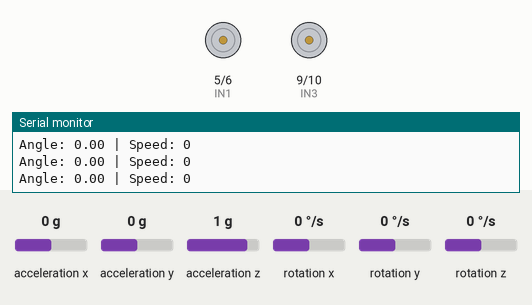
Simulated run of this sketch. Board: Arduino Uno, built with avr-gcc and run on an emulated ATmega328P. On the bench: motor-driver pin pairs drawn as motors (green arrow = first pin HIGH = forward, orange = second pin HIGH = backward, longer = more drive, scaled by the enable pin), the last lines printed to the serial monitor. The test bench sets the inputs (shaded band); at power-on: acceleration x 0 g, rotation y 0 °/s, acceleration z 1 g, acceleration y 0 g, rotation x 0 °/s, rotation z 0 °/s.

Above: at 1.8 s.
1.9 s: acceleration x set to -1.4 g
At 2.9 s:
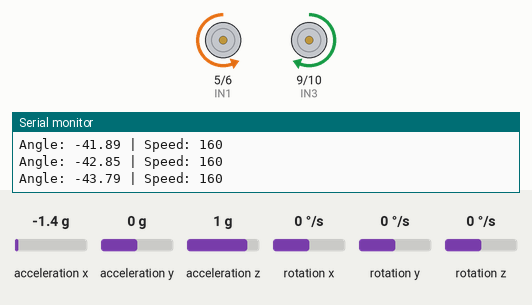
3.4 s: rotation y set to 100 °/s
At 5.7 s:
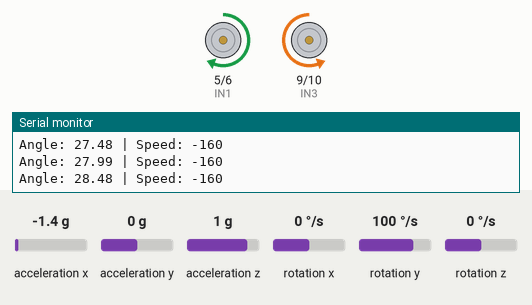
6.0 s: acceleration z set to -1.4 g
At 8.69 s:
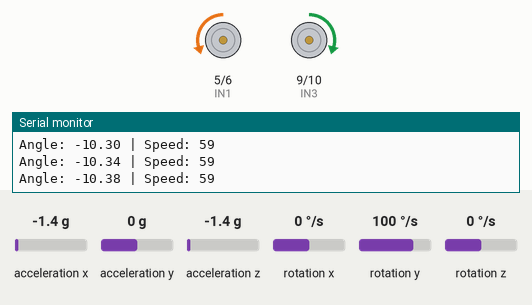
9.0 s: acceleration x set to -0.8 g
12.0 s: rotation y set to -100 °/s
Timing chart, 0 to 14.5 s (numbered marks = the images above; inputs shaded):
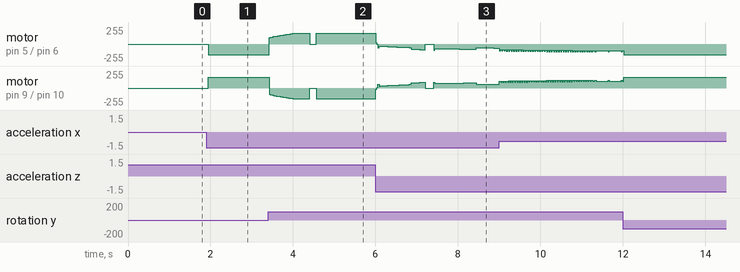

The sketch:

Self_Balancing_Robot.ino
```cpp
#include <Wire.h>
#include <MPU6050.h>

MPU6050 mpu;

// Motor driver pins
#define ENA 3   // PWM control for left motor
#define IN1 5   // Left motor direction
#define IN2 6
#define ENB 11  // PWM control for right motor
#define IN3 9   // Right motor direction
#define IN4 10

// PID variables
float Kp = 5.0;  // Proportional gain
float Ki = 0.1;   // Integral gain
float Kd = 5.0;  // Derivative gain

float setpoint = 0;  // Target angle (balanced position)
float angle, error, prevError = 0, integral = 0, derivative;
int motorSpeed;

// Angle calculation using accelerometer and gyroscope (complementary filter)
float accelAngle, gyroRate, filteredAngle;
unsigned long previousTime = 0;
float dt = 0.01;  // Loop time in seconds (10 ms)

long ax_offset = 0, az_offset = 0;
float initialAngle = 0;

// Function to control motor speed and direction
void setMotorSpeed(int speed) {
  int absSpeed = abs(speed);
  absSpeed = constrain(absSpeed, 0, 160);

  if (speed > 0) {
    digitalWrite(IN1, LOW);
    digitalWrite(IN2, HIGH);
    digitalWrite(IN3, HIGH);
    digitalWrite(IN4, LOW);
  } else {
    digitalWrite(IN1, HIGH);
    digitalWrite(IN2, LOW);
    digitalWrite(IN3, LOW);
    digitalWrite(IN4, HIGH);
  }

  analogWrite(ENA, absSpeed);
  analogWrite(ENB, absSpeed);
}

// Function to calibrate the MPU6050 sensor
void calibrateMPU() {
  long axSum = 0, azSum = 0;
  int samples = 100;

  for (int i = 0; i < samples; i++) {
    int16_t ax, ay, az;
    mpu.getAcceleration(&ax, &ay, &az);
    axSum += ax;
    azSum += az;
    delay(5);
  }

  ax_offset = axSum / samples;
  az_offset = azSum / samples;
}

void setup() {
  Serial.begin(9600);
  Wire.begin();
  mpu.initialize();

  pinMode(ENA, OUTPUT);
  pinMode(IN1, OUTPUT);
  pinMode(IN2, OUTPUT);
  pinMode(ENB, OUTPUT);
  pinMode(IN3, OUTPUT);
  pinMode(IN4, OUTPUT);

  if (!mpu.testConnection()) {
    Serial.println("MPU6050 connection failed!");
    while (1)
      ;
  }
  Serial.println("MPU6050 initialized.");

  // Calibrate the sensor
  calibrateMPU();

  // Capture the initial tilt as baseline
  int16_t ax, ay, az;
  mpu.getAcceleration(&ax, &ay, &az);
  initialAngle = atan2(ax - ax_offset, az - az_offset) * 180 / PI;
}

void loop() {
  int16_t ax, ay, az, gx, gy, gz;
  mpu.getMotion6(&ax, &ay, &az, &gx, &gy, &gz);

  // Calculate tilt angle using accelerometer
  accelAngle = atan2(ax - ax_offset, az - az_offset) * 180 / PI;

  // Calculate angular velocity using gyroscope
  gyroRate = gy / 131.0;  // Convert to degrees per second

  // Implement complementary filter for better angle estimation
  unsigned long currentTime = micros();
  dt = (currentTime - previousTime) / 1000000.0;  // Time in seconds
  previousTime = currentTime;

  filteredAngle = 0.98 * (filteredAngle + gyroRate * dt) + 0.02 * accelAngle;

  // PID calculations
  error = setpoint - filteredAngle;
  integral += error * dt;
  integral = constrain(integral, -50, 50);  // Clamp integral to prevent windup
  derivative = (error - prevError) / dt;
  motorSpeed = (Kp * error) + (Ki * integral) + (Kd * derivative);

  // Add deadband for small errors
  if (abs(error) < 2) {
    motorSpeed = 0;  // Stop motor for small deviations
  }

  motorSpeed = constrain(motorSpeed, -160, 160);
  setMotorSpeed(motorSpeed);

  prevError = error;

  // Debugging output
  Serial.print("Angle: ");
  Serial.print(filteredAngle);
  Serial.print(" | Speed: ");
  Serial.println(motorSpeed);

  delay(2);  // Small delay for smoother control
}
```

Measured:
- after the input at 1.9 s, motor on pin 5 (IN1) / pin 6 (IN2): stopped → backward 160/255 at once; motor on pin 9 (IN3) / pin 10 (IN4): stopped → forward 160/255 at once
